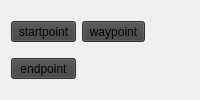
            <widget class="QWidget" name="arc">
             <layout class="QGridLayout" name="gridLayout_3">
              <item row="0" column="1">
               <widget class="QToolButton" name="toolButton_arc_waypoint">
                <property name="sizePolicy">
                 <sizepolicy hsizetype="Preferred" vsizetype="Fixed">
                  <horstretch>0</horstretch>
                  <verstretch>0</verstretch>
                 </sizepolicy>
                </property>
                <property name="palette">
                 <palette>
                  <active>
                   <colorrole role="Button">
                    <brush brushstyle="SolidPattern">
                     <color alpha="255">
                      <red>65</red>
                      <green>65</green>
                      <blue>65</blue>
                     </color>
                    </brush>
                   </colorrole>
                   <colorrole role="Base">
                    <brush brushstyle="SolidPattern">
                     <color alpha="255">
                      <red>65</red>
                      <green>65</green>
                      <blue>65</blue>
                     </color>
                    </brush>
                   </colorrole>
                   <colorrole role="Window">
                    <brush brushstyle="SolidPattern">
                     <color alpha="255">
                      <red>65</red>
                      <green>65</green>
                      <blue>65</blue>
                     </color>
                    </brush>
                   </colorrole>
                  </active>
                  <inactive>
                   <colorrole role="Button">
                    <brush brushstyle="SolidPattern">
                     <color alpha="255">
                      <red>65</red>
                      <green>65</green>
                      <blue>65</blue>
                     </color>
                    </brush>
                   </colorrole>
                   <colorrole role="Base">
                    <brush brushstyle="SolidPattern">
                     <color alpha="255">
                      <red>65</red>
                      <green>65</green>
                      <blue>65</blue>
                     </color>
                    </brush>
                   </colorrole>
                   <colorrole role="Window">
                    <brush brushstyle="SolidPattern">
                     <color alpha="255">
                      <red>65</red>
                      <green>65</green>
                      <blue>65</blue>
                     </color>
                    </brush>
                   </colorrole>
                  </inactive>
                  <disabled>
                   <colorrole role="Button">
                    <brush brushstyle="SolidPattern">
                     <color alpha="255">
                      <red>65</red>
                      <green>65</green>
                      <blue>65</blue>
                     </color>
                    </brush>
                   </colorrole>
                   <colorrole role="Base">
                    <brush brushstyle="SolidPattern">
                     <color alpha="255">
                      <red>65</red>
                      <green>65</green>
                      <blue>65</blue>
                     </color>
                    </brush>
                   </colorrole>
                   <colorrole role="Window">
                    <brush brushstyle="SolidPattern">
                     <color alpha="255">
                      <red>65</red>
                      <green>65</green>
                      <blue>65</blue>
                     </color>
                    </brush>
                   </colorrole>
                  </disabled>
                 </palette>
                </property>
                <property name="text">
                 <string>waypoint</string>
                </property>
                <property name="icon">
                 <iconset resource="config/icons.qrc">
                  <normaloff>:/icons/flag-blue.png</normaloff>:/icons/flag-blue.png</iconset>
                </property>
                <property name="toolButtonStyle">
                 <enum>Qt::ToolButtonTextBesideIcon</enum>
                </property>
               </widget>
              </item>
              <item row="0" column="0">
               <widget class="QToolButton" name="toolButton_arc_startpoint">
                <property name="sizePolicy">
                 <sizepolicy hsizetype="Preferred" vsizetype="Fixed">
                  <horstretch>0</horstretch>
                  <verstretch>0</verstretch>
                 </sizepolicy>
                </property>
                <property name="palette">
                 <palette>
                  <active>
                   <colorrole role="Button">
                    <brush brushstyle="SolidPattern">
                     <color alpha="255">
                      <red>65</red>
                      <green>65</green>
                      <blue>65</blue>
                     </color>
                    </brush>
                   </colorrole>
                   <colorrole role="Base">
                    <brush brushstyle="SolidPattern">
                     <color alpha="255">
                      <red>65</red>
                      <green>65</green>
                      <blue>65</blue>
                     </color>
                    </brush>
                   </colorrole>
                   <colorrole role="Window">
                    <brush brushstyle="SolidPattern">
                     <color alpha="255">
                      <red>65</red>
                      <green>65</green>
                      <blue>65</blue>
                     </color>
                    </brush>
                   </colorrole>
                  </active>
                  <inactive>
                   <colorrole role="Button">
                    <brush brushstyle="SolidPattern">
                     <color alpha="255">
                      <red>65</red>
                      <green>65</green>
                      <blue>65</blue>
                     </color>
                    </brush>
                   </colorrole>
                   <colorrole role="Base">
                    <brush brushstyle="SolidPattern">
                     <color alpha="255">
                      <red>65</red>
                      <green>65</green>
                      <blue>65</blue>
                     </color>
                    </brush>
                   </colorrole>
                   <colorrole role="Window">
                    <brush brushstyle="SolidPattern">
                     <color alpha="255">
                      <red>65</red>
                      <green>65</green>
                      <blue>65</blue>
                     </color>
                    </brush>
                   </colorrole>
                  </inactive>
                  <disabled>
                   <colorrole role="Button">
                    <brush brushstyle="SolidPattern">
                     <color alpha="255">
                      <red>65</red>
                      <green>65</green>
                      <blue>65</blue>
                     </color>
                    </brush>
                   </colorrole>
                   <colorrole role="Base">
                    <brush brushstyle="SolidPattern">
                     <color alpha="255">
                      <red>65</red>
                      <green>65</green>
                      <blue>65</blue>
                     </color>
                    </brush>
                   </colorrole>
                   <colorrole role="Window">
                    <brush brushstyle="SolidPattern">
                     <color alpha="255">
                      <red>65</red>
                      <green>65</green>
                      <blue>65</blue>
                     </color>
                    </brush>
                   </colorrole>
                  </disabled>
                 </palette>
                </property>
                <property name="text">
                 <string>startpoint</string>
                </property>
                <property name="icon">
                 <iconset resource="config/icons.qrc">
                  <normaloff>:/icons/flag-green.png</normaloff>:/icons/flag-green.png</iconset>
                </property>
                <property name="toolButtonStyle">
                 <enum>Qt::ToolButtonTextBesideIcon</enum>
                </property>
               </widget>
              </item>
              <item row="0" column="3">
               <spacer name="horizontalSpacer_5">
                <property name="orientation">
                 <enum>Qt::Horizontal</enum>
                </property>
                <property name="sizeHint" stdset="0">
                 <size>
                  <width>40</width>
                  <height>20</height>
                 </size>
                </property>
               </spacer>
              </item>
              <item row="1" column="0">
               <widget class="QToolButton" name="toolButton_arc_endpoint">
                <property name="sizePolicy">
                 <sizepolicy hsizetype="Preferred" vsizetype="Fixed">
                  <horstretch>0</horstretch>
                  <verstretch>0</verstretch>
                 </sizepolicy>
                </property>
                <property name="palette">
                 <palette>
                  <active>
                   <colorrole role="Button">
                    <brush brushstyle="SolidPattern">
                     <color alpha="255">
                      <red>65</red>
                      <green>65</green>
                      <blue>65</blue>
                     </color>
                    </brush>
                   </colorrole>
                   <colorrole role="Base">
                    <brush brushstyle="SolidPattern">
                     <color alpha="255">
                      <red>65</red>
                      <green>65</green>
                      <blue>65</blue>
                     </color>
                    </brush>
                   </colorrole>
                   <colorrole role="Window">
                    <brush brushstyle="SolidPattern">
                     <color alpha="255">
                      <red>65</red>
                      <green>65</green>
                      <blue>65</blue>
                     </color>
                    </brush>
                   </colorrole>
                  </active>
                  <inactive>
                   <colorrole role="Button">
                    <brush brushstyle="SolidPattern">
                     <color alpha="255">
                      <red>65</red>
                      <green>65</green>
                      <blue>65</blue>
                     </color>
                    </brush>
                   </colorrole>
                   <colorrole role="Base">
                    <brush brushstyle="SolidPattern">
                     <color alpha="255">
                      <red>65</red>
                      <green>65</green>
                      <blue>65</blue>
                     </color>
                    </brush>
                   </colorrole>
                   <colorrole role="Window">
                    <brush brushstyle="SolidPattern">
                     <color alpha="255">
                      <red>65</red>
                      <green>65</green>
                      <blue>65</blue>
                     </color>
                    </brush>
                   </colorrole>
                  </inactive>
                  <disabled>
                   <colorrole role="Button">
                    <brush brushstyle="SolidPattern">
                     <color alpha="255">
                      <red>65</red>
                      <green>65</green>
                      <blue>65</blue>
                     </color>
                    </brush>
                   </colorrole>
                   <colorrole role="Base">
                    <brush brushstyle="SolidPattern">
                     <color alpha="255">
                      <red>65</red>
                      <green>65</green>
                      <blue>65</blue>
                     </color>
                    </brush>
                   </colorrole>
                   <colorrole role="Window">
                    <brush brushstyle="SolidPattern">
                     <color alpha="255">
                      <red>65</red>
                      <green>65</green>
                      <blue>65</blue>
                     </color>
                    </brush>
                   </colorrole>
                  </disabled>
                 </palette>
                </property>
                <property name="text">
                 <string>endpoint</string>
                </property>
                <property name="icon">
                 <iconset resource="config/icons.qrc">
                  <normaloff>:/icons/flag-black.png</normaloff>:/icons/flag-black.png</iconset>
                </property>
                <property name="toolButtonStyle">
                 <enum>Qt::ToolButtonTextBesideIcon</enum>
                </property>
               </widget>
              </item>
             </layout>
            </widget>
